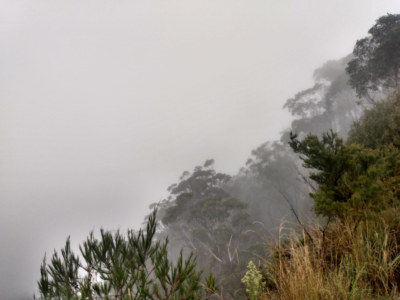
#> input picture Übung6/nebel.png, 400 x 300 px
$ jupyter execute 6_3.ipynb
#> lines starting #> are read from the running program, lines starting #| are printed output that depends on the picture
[cell 1]
import numpy as np
import skimage.io
import matplotlib.pyplot as plt

#1

nebel_image = skimage.io.imread("nebel.png")
#> nebel_image is the input picture: shape (300, 400, 3); mean R, G, B 158.8, 153.6, 146.6
farbverlaeufe_image = skimage.io.imread("farbverlaeufe.png")
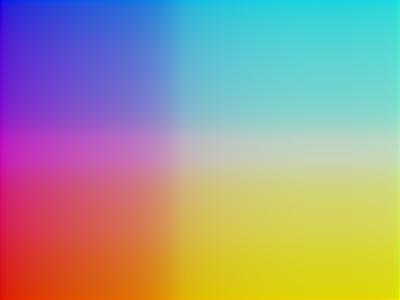
#> input picture Übung6/farbverlaeufe.png, 400 x 300 px
#> farbverlaeufe_image is the input picture: shape (300, 400, 3); mean R, G, B 158.8, 153.6, 146.6

nebel_hist_red, _ = np.histogram(nebel_image[:, :, 0], bins=256, range=[0, 256])
#> nebel_hist_red = 256 values, max 7359 at index 216, min 0 at index 0, mean 468.8
nebel_hist_green, _ = np.histogram(nebel_image[:, :, 1], bins=256, range=[0, 256])
#> nebel_hist_green = 256 values, max 13708 at index 211, min 0 at index 240, mean 468.8
nebel_hist_blue, _ = np.histogram(nebel_image[:, :, 2], bins=256, range=[0, 256])
#> nebel_hist_blue = 256 values, max 8186 at index 211, min 0 at index 244, mean 468.8
farbverlaeufe_hist_red, _ = np.histogram(farbverlaeufe_image[:, :, 0], bins=256, range=[0, 256])
#> farbverlaeufe_hist_red has the same summary as nebel_hist_red
farbverlaeufe_hist_green, _ = np.histogram(farbverlaeufe_image[:, :, 1], bins=256, range=[0, 256])
#> farbverlaeufe_hist_green has the same summary as nebel_hist_green
farbverlaeufe_hist_blue, _ = np.histogram(farbverlaeufe_image[:, :, 2], bins=256, range=[0, 256])
#> farbverlaeufe_hist_blue has the same summary as nebel_hist_blue

plt.figure(figsize=(10, 6))
#---Rote-Kanal Histogramme
plt.subplot(2, 3, 1)
plt.bar(range(256), nebel_hist_red, color="red", alpha=0.5)
plt.title("Rote-Kanal Histogramm Nebel")
plt.subplot(2, 3, 4)
plt.bar(range(256), farbverlaeufe_hist_red, color="red", alpha=0.5)
plt.title("Rote-Kanal Histogramm Farb")

#---Grüne-Kanal Histogramme
plt.subplot(2, 3, 2)
plt.bar(range(256), nebel_hist_green, color="green", alpha=0.5)
plt.title("Grüne-Kanal Histogramm Nebel")
plt.subplot(2, 3, 5)
plt.bar(range(256), farbverlaeufe_hist_green, color="green", alpha=0.5)
plt.title("Grüne-Kanal Histogramm Farb")

#---Blaue-Kanal Histogramme
plt.subplot(2, 3, 3)
plt.bar(range(256), nebel_hist_blue, color="blue", alpha=0.5)
plt.title("Blaue-Kanal Histogramm Nebel")
plt.subplot(2, 3, 6)
plt.bar(range(256), farbverlaeufe_hist_blue, color="blue", alpha=0.5)
plt.title("Blaue-Kanal Histogramm Farbe")

plt.tight_layout()
plt.show()
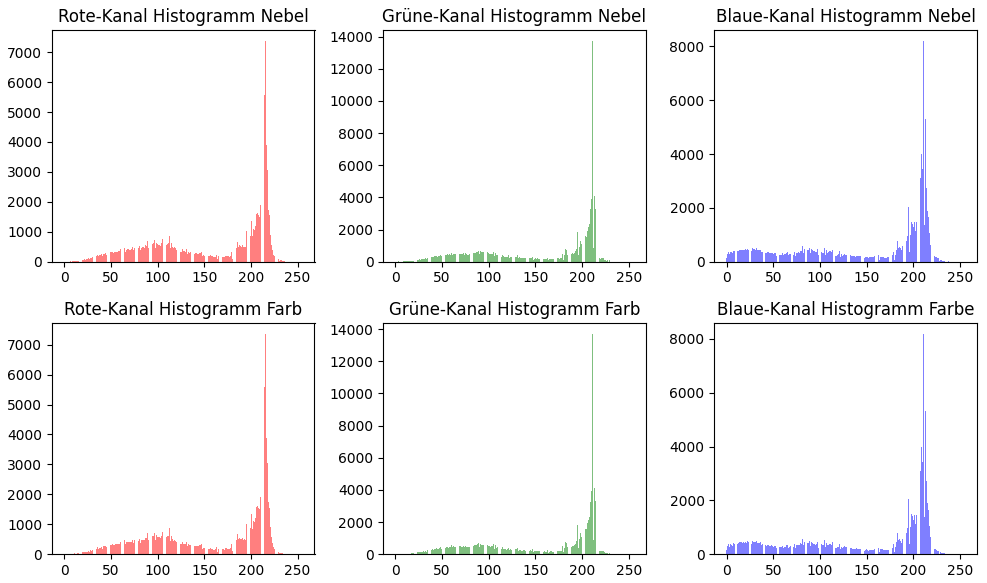
#> figure drawn by matplotlib, 6 panels; panel 1: tallest bar 7359 high, from x = 215.6 to 216.4; panel 2: tallest bar 7359 high, from x = 215.6 to 216.4; panel 3: tallest bar 13708 high, from x = 210.6 to 211.4; panel 4: tallest bar 13708 high, from x = 210.6 to 211.4

[cell 2]
#2
def calculate_3d_histogram(image):
    histogram = np.zeros((4, 4, 4), dtype=int)
    normalized_image = image // 64
    for pixel in normalized_image.reshape(-1, 3):
        histogram[pixel[0], pixel[1], pixel[2]] += 1
    return histogram

nebel_hist_3d = calculate_3d_histogram(nebel_image)
farbverlaeufe_hist_3d = calculate_3d_histogram(farbverlaeufe_image)
#> the loop in calculate_3d_histogram (call 2), `for pixel in normalized_image.reshape(-1, 3):` made 120000 passes
#> pixel on passes 1 to 3: [0, 0, 3], [0, 0, 3], [0, 0, 3]

nebel_hist_3d
farbverlaeufe_hist_3d

[cell 3]
#3
print("Histogramme für den Rote-Kanal:")
print("Nebel.png vs. Farbverlaeufe.png:", np.array_equal(nebel_hist_red, farbverlaeufe_hist_red))
#| Nebel.png vs. Farbverlaeufe.png: True

print("Histogramme für den Grüne-Kanal:")
print("Nebel.png vs. Farbverlaeufe.png:", np.array_equal(nebel_hist_green, farbverlaeufe_hist_green))
#| Nebel.png vs. Farbverlaeufe.png: True

print("Histogramme für den Blaue-Kanal:")
print("Nebel.png vs. Farbverlaeufe.png:", np.array_equal(nebel_hist_blue, farbverlaeufe_hist_blue))
#| Nebel.png vs. Farbverlaeufe.png: True

print("3D Histogramme:")
print("Nebel.png vs. Farbverlaeufe.png:", np.array_equal(nebel_hist_3d, farbverlaeufe_hist_3d))
#| Nebel.png vs. Farbverlaeufe.png: False

[cell 4]
#4

nebel_index = np.unravel_index(np.argmax(nebel_hist_3d), nebel_hist_3d.shape)
#> nebel_index = (3, 3, 3)
farbverlaeufe_d_index = np.unravel_index(np.argmax(farbverlaeufe_hist_3d), farbverlaeufe_hist_3d.shape)
#> farbverlaeufe_d_index = (1, 3, 3)


nebel_d_color = np.array(nebel_index) * 64 + 32
#> nebel_d_color = [224, 224, 224]
farbverlaeufe_d_color = np.array(farbverlaeufe_d_index) * 64 + 32
#> farbverlaeufe_d_color = [96, 224, 224]

print("Dominanter Farbbereich von nebel.png:", nebel_d_color)
#| Dominanter Farbbereich von nebel.png: [224 224 224]
print("Dominanter Farbbereich von farbverlaeufe.png:", farbverlaeufe_d_color)
#| Dominanter Farbbereich von farbverlaeufe.png: [ 96 224 224]
